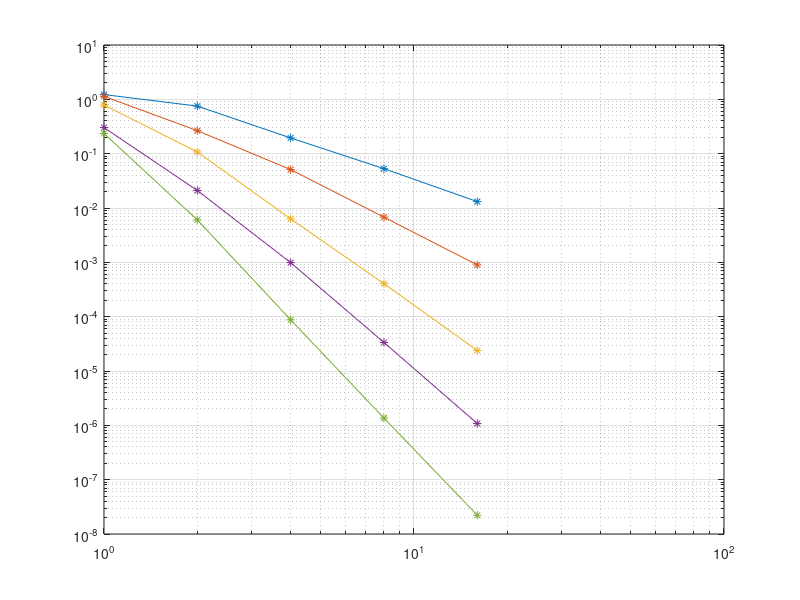

This figure's MATLAB source:
close all;
clear all;

%% l2 [Order][Mesh]

%% f = [Sin(10x),  Sin(10y)]

h = [1, 1/2, 1/4, 1/8, 1/16];
p = [1:5];

l2 = ...
    [...
        +1.224839e+00 , +7.506745e-01 , +1.947692e-01 , +5.290998e-02 , +1.310630e-02 ; ...
        +1.136486e+00 , +2.649562e-01 , +5.094337e-02 , +6.781482e-03 , +8.954483e-04 ; ...
        +7.863819e-01 , +1.076230e-01 , +6.312907e-03 , +4.039742e-04 , +2.384884e-05 ; ...
        +3.025262e-01 , +2.100662e-02 , +9.893349e-04 , +3.352325e-05 , +1.078586e-06 ; ...
        +2.353779e-01 , +6.042023e-03 , +8.737518e-05 , +1.360547e-06 , +2.216694e-08 ; ...
    ];

P = size(p, 2);
H = size(h, 2);

delta = zeros(P, H - 1);

for i = 1:H-1
    delta(:, i) = ...
        (log10(l2(:, i + 1)) - log10(l2(:, i))) / ...
        (log10(1/h(i + 1))   - log10(1/h(i)));
end

delta

figure;
loglog(1./h, l2', '-*');
grid;
